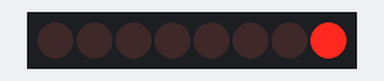
This sketch was run on a simulated Arduino Uno, built with avr-gcc and run on an emulated ATmega328P. Shown: 8 shift-register outputs drawn as a row of LEDs (first output left, lit = HIGH). Wiring (inferred from the names in the program): shift register (74HC595): data pin 12; shift clock pin 9; latch pin 11. Wiring (inferred from the signals the program sends): row of LEDs: on Q0, Q1, Q2, Q3, Q4, Q5, Q6, Q7.

Above: at 1.1 s.
At 5.1 s:
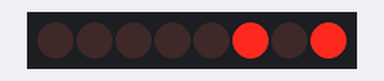
At 10.1 s:
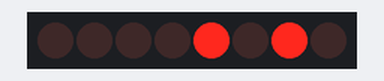
At 20.1 s:
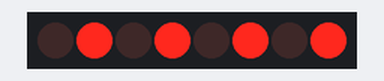
At 29.1 s:
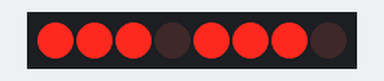
At 39.1 s:
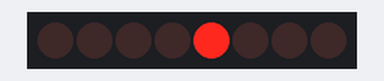
Timing chart, 0 to 40.0 s (numbered marks = the images above):
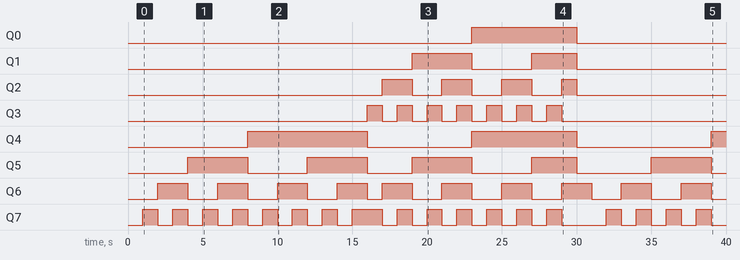

Measured:
- by itself, Q0: LOW → HIGH at 23.0 s, → LOW 7.0 s later
- by itself, Q1: LOW → HIGH at 19.0 s, → LOW 4.0 s later, → HIGH 4.0 s later, → LOW 3.0 s later
- by itself, Q2: goes 3 × (HIGH 2.0 s, LOW 2.0 s), HIGH 1.0 s, then LOW
- by itself, Q3: LOW → HIGH at 16.0 s, → LOW 1.0 s later, → HIGH 1.0 s later, → LOW 1.0 s later, … (14 changes in this stretch)
- by itself, Q4: goes HIGH 8.0 s, LOW 7.0 s, HIGH 7.0 s, LOW 9.0 s, then HIGH
- by itself, Q5: LOW → HIGH at 4.0 s, → LOW 4.0 s later, → HIGH 4.0 s later, → LOW 4.0 s later, … (10 changes in this stretch)
- by itself, Q6: goes 3 × (HIGH 2.0 s, LOW 2.0 s), HIGH 2.0 s, LOW 1.0 s, 5 × (HIGH 2.0 s, LOW 2.0 s), HIGH 2.0 s, then LOW
- by itself, Q7: goes 7 × (HIGH 1.0 s, LOW 1.0 s), HIGH 2.0 s, 6 × (LOW 1.0 s, HIGH 1.0 s), LOW 3.0 s, 3 × (HIGH 1.0 s, LOW 1.0 s), HIGH 1.0 s, then LOW

The sketch:

CODE_FOR_5_bit_BINARY_COUNTER_USING_SHIFT_RESISTERS.ino
```cpp
int latchpin=11;
int clockpin=9;
int datapin=12;
int del=1000;

byte LED1=0b00000000;
byte LED2=0b00000001;
byte LED3=0b00000010;
byte LED4=0b00000011;
byte LED5=0b00000100;
byte LED6=0b00000101;
byte LED7=0b00000110;
byte LED8=0b00000111;
byte LED9=0b00001000;
byte LED10=0b00001001;
byte LED11=0b00001010;
byte LED12=0b00001011;
byte LED13=0b00001100;
byte LED14=0b00001101;
byte LED15=0b00001110;
byte LED16=0b00001111;


byte LED17=0b00010001;
byte LED18=0b00100010;
byte LED19=0b00110011;
byte LED20=0b01000100;
byte LED21=0b01010101;
byte LED22=0b01100110;
byte LED23=0b01110111;
byte LED24=0b10001000;
byte LED25=0b10011001;
byte LED26=0b10101010;
byte LED27=0b10111011;
byte LED28=0b11001100;
byte LED29=0b11011101;
byte LED30=0b11101110;
byte LED31=0b11111111;


void setup() {
  // put your setup code here, to run once:

pinMode(latchpin,OUTPUT);
pinMode(clockpin,OUTPUT);
pinMode(datapin,OUTPUT);


}
void loop() {
  // put your main code here, to run repeatedly:
Serial.begin(9600);
digitalWrite(latchpin,LOW);
shiftOut(datapin,clockpin,LSBFIRST,LED1);
digitalWrite(latchpin,HIGH);
delay(del);

digitalWrite(latchpin,LOW);
shiftOut(datapin,clockpin,LSBFIRST,LED2);
digitalWrite(latchpin,HIGH);
delay(del);

digitalWrite(latchpin,LOW);
shiftOut(datapin,clockpin,LSBFIRST,LED3);
digitalWrite(latchpin,HIGH);
delay(del);


digitalWrite(latchpin,LOW);
shiftOut(datapin,clockpin,LSBFIRST,LED4);
digitalWrite(latchpin,HIGH);
delay(del);
digitalWrite(latchpin,LOW);
shiftOut(datapin,clockpin,LSBFIRST,LED5);
digitalWrite(latchpin,HIGH);
delay(del);
digitalWrite(latchpin,LOW);
shiftOut(datapin,clockpin,LSBFIRST,LED6);
digitalWrite(latchpin,HIGH);
delay(del);
digitalWrite(latchpin,LOW);
shiftOut(datapin,clockpin,LSBFIRST,LED7);
digitalWrite(latchpin,HIGH);
delay(del);
digitalWrite(latchpin,LOW);
shiftOut(datapin,clockpin,LSBFIRST,LED8);
digitalWrite(latchpin,HIGH);
delay(del);
digitalWrite(latchpin,LOW);
shiftOut(datapin,clockpin,LSBFIRST,LED9);
digitalWrite(latchpin,HIGH);
delay(del);
digitalWrite(latchpin,LOW);
shiftOut(datapin,clockpin,LSBFIRST,LED10);
digitalWrite(latchpin,HIGH);
delay(del);
digitalWrite(latchpin,LOW);
shiftOut(datapin,clockpin,LSBFIRST,LED11);
digitalWrite(latchpin,HIGH);
delay(del);
digitalWrite(latchpin,LOW);
shiftOut(datapin,clockpin,LSBFIRST,LED12);
digitalWrite(latchpin,HIGH);
delay(del);
digitalWrite(latchpin,LOW);
shiftOut(datapin,clockpin,LSBFIRST,LED13);
digitalWrite(latchpin,HIGH);
delay(del);
digitalWrite(latchpin,LOW);
shiftOut(datapin,clockpin,LSBFIRST,LED14);
digitalWrite(latchpin,HIGH);
delay(del);
digitalWrite(latchpin,LOW);
shiftOut(datapin,clockpin,LSBFIRST,LED15);
digitalWrite(latchpin,HIGH);
delay(del);
digitalWrite(latchpin,LOW);
shiftOut(datapin,clockpin,LSBFIRST,LED16);
digitalWrite(latchpin,HIGH);
delay(del);
digitalWrite(latchpin,LOW);
shiftOut(datapin,clockpin,LSBFIRST,LED17);
digitalWrite(latchpin,HIGH);
delay(del);
digitalWrite(latchpin,LOW);
shiftOut(datapin,clockpin,LSBFIRST,LED18);
digitalWrite(latchpin,HIGH);
delay(del);
digitalWrite(latchpin,LOW);
shiftOut(datapin,clockpin,LSBFIRST,LED19);
digitalWrite(latchpin,HIGH);
delay(del);
digitalWrite(latchpin,LOW);
shiftOut(datapin,clockpin,LSBFIRST,LED20);
digitalWrite(latchpin,HIGH);
delay(del);
digitalWrite(latchpin,LOW);
shiftOut(datapin,clockpin,LSBFIRST,LED21);
digitalWrite(latchpin,HIGH);
delay(del);
digitalWrite(latchpin,LOW);
shiftOut(datapin,clockpin,LSBFIRST,LED22);
digitalWrite(latchpin,HIGH);
delay(del);
digitalWrite(latchpin,LOW);
shiftOut(datapin,clockpin,LSBFIRST,LED23);
digitalWrite(latchpin,HIGH);
delay(del);

digitalWrite(latchpin,LOW);
shiftOut(datapin,clockpin,LSBFIRST,LED24);
digitalWrite(latchpin,HIGH);
delay(del);

digitalWrite(latchpin,LOW);
shiftOut(datapin,clockpin,LSBFIRST,LED25);
digitalWrite(latchpin,HIGH);
delay(del);
digitalWrite(latchpin,LOW);
shiftOut(datapin,clockpin,LSBFIRST,LED26);
digitalWrite(latchpin,HIGH);
delay(del);
digitalWrite(latchpin,LOW);
shiftOut(datapin,clockpin,LSBFIRST,LED27);
digitalWrite(latchpin,HIGH);
delay(del);
digitalWrite(latchpin,LOW);
shiftOut(datapin,clockpin,LSBFIRST,LED28);
digitalWrite(latchpin,HIGH);
delay(del);
digitalWrite(latchpin,LOW);
shiftOut(datapin,clockpin,LSBFIRST,LED29);
digitalWrite(latchpin,HIGH);
delay(del);
digitalWrite(latchpin,LOW);
shiftOut(datapin,clockpin,LSBFIRST,LED30);
digitalWrite(latchpin,HIGH);
delay(del);
digitalWrite(latchpin,LOW);
shiftOut(datapin,clockpin,LSBFIRST,LED3);
digitalWrite(latchpin,HIGH);
delay(del);
}
```
